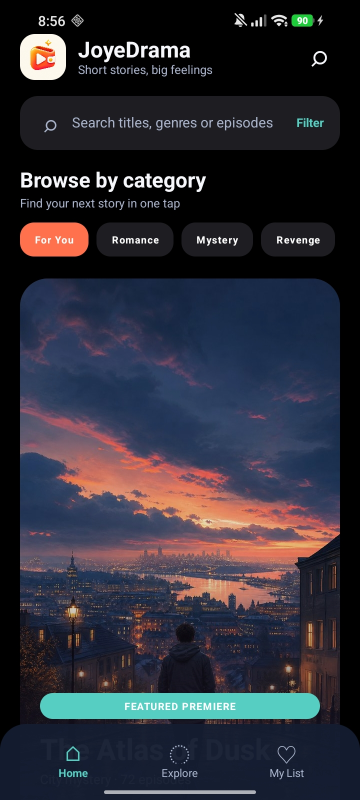
#> input picture marketing/google-play/assets/source_screenshots/Screenshot_2026-09-28-08-56-42-616_com.dramaflow.app.showcase.jpg, 720 x 1600 px, found by its file name (shown at 1/2 size)
$ python prepare_play_screenshots.py
#> lines starting #> are read from the running program, lines starting #| are printed output that depends on the picture
from pathlib import Path
from PIL import Image, ImageFilter

ROOT = Path('/home/ubuntu/JoyeDrama_repo/marketing/google-play')
SOURCE = ROOT / 'assets' / 'source_screenshots'
OUTPUT = ROOT / 'deliverables' / 'screenshots'
OUTPUT.mkdir(parents=True, exist_ok=True)

# Google Play-compatible 9:16 portrait canvas. The original app pixels are preserved
# in full; only a dark blurred side extension is added to bring the source 9:20 screens
# inside Play's 2:1 aspect-ratio limit.
TARGET = (1080, 1920)
ITEMS = [
    ('Screenshot_2026-09-28-08-56-42-616_com.dramaflow.app.showcase.jpg', '01_home_categories.jpg'),
    ('Screenshot_2026-09-28-08-58-03-609_com.dramaflow.app.showcase.jpg', '02_explore_library.jpg'),
    ('Screenshot_2026-09-28-08-58-17-243_com.dramaflow.app.showcase.jpg', '03_trending_stories.jpg'),
    ('Screenshot_2026-09-28-09-08-36-670_com.dramaflow.app.showcase.jpg', '04_story_details.jpg'),
    ('Screenshot_2026-09-28-09-09-06-919_com.dramaflow.app.showcase.jpg', '05_player.jpg'),
]

for source_name, output_name in ITEMS:
    with Image.open(SOURCE / source_name) as original:
#> original is the input picture: PIL image 720x1600 RGB; mean R, G, B 45.9, 45.5, 55.4
        original = original.convert('RGB')
        scaled = original.resize((864, 1920), Image.Resampling.LANCZOS)
        # Create a non-distracting edge fill from the same in-app visual palette.
        backdrop = original.resize(TARGET, Image.Resampling.LANCZOS).filter(ImageFilter.GaussianBlur(36))
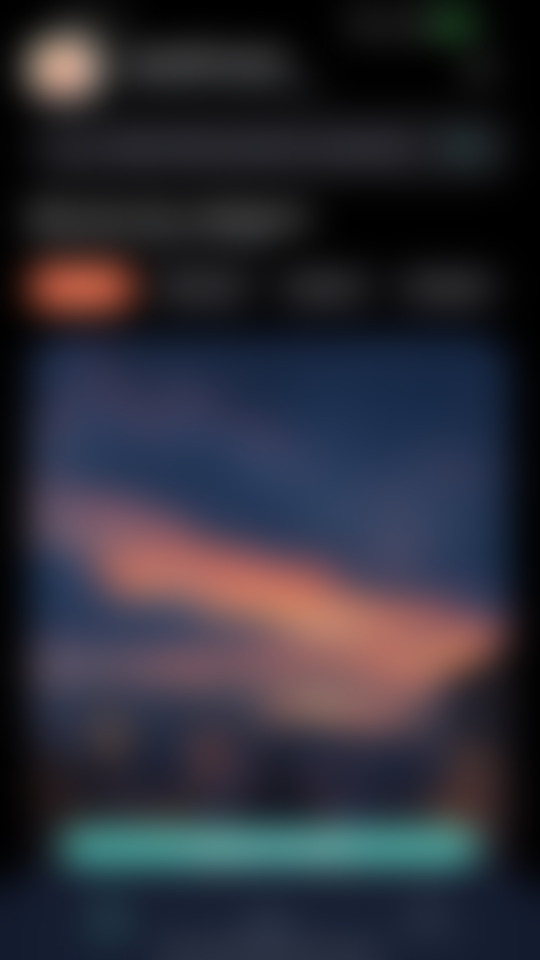
#> backdrop: PIL image 1080x1920 RGB (shown at 1/2 size); mean R, G, B 45.8, 45.4, 55.2
        backdrop = backdrop.point(lambda p: int(p * 0.22))
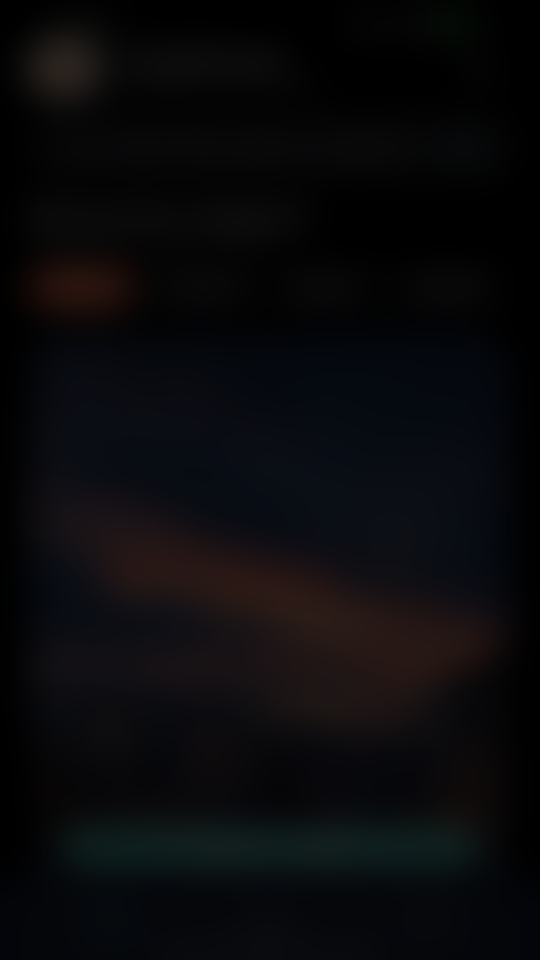
#> backdrop: PIL image 1080x1920 RGB (shown at 1/2 size); mean R, G, B 9.6, 9.5, 11.7
        backdrop.paste(scaled, ((TARGET[0] - scaled.width) // 2, 0))
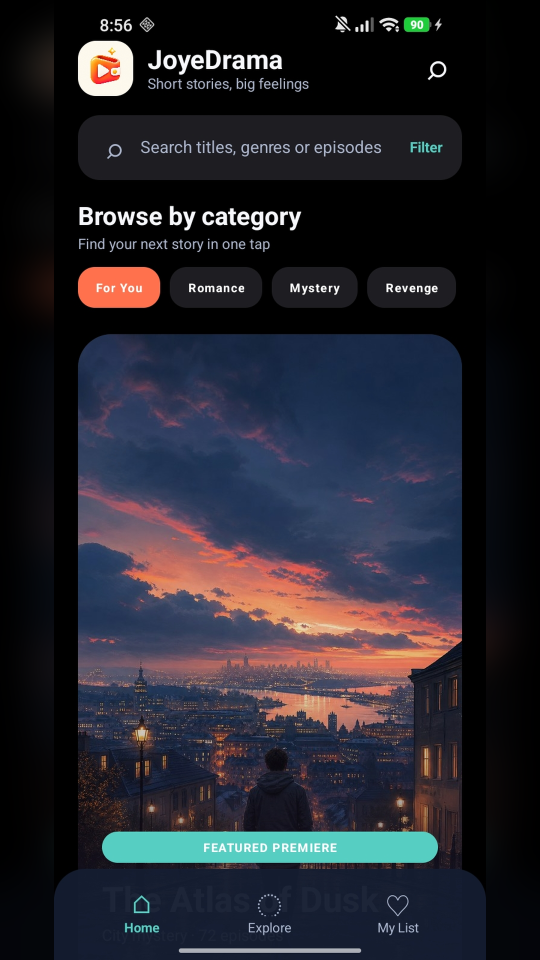
#> backdrop: PIL image 1080x1920 RGB (shown at 1/2 size); mean R, G, B 37.6, 37.3, 45.4
        backdrop.save(OUTPUT / output_name, 'JPEG', quality=96, optimize=True, progressive=True)
#> pass 2 of the loop `for source_name, output_name in ITEMS:`:
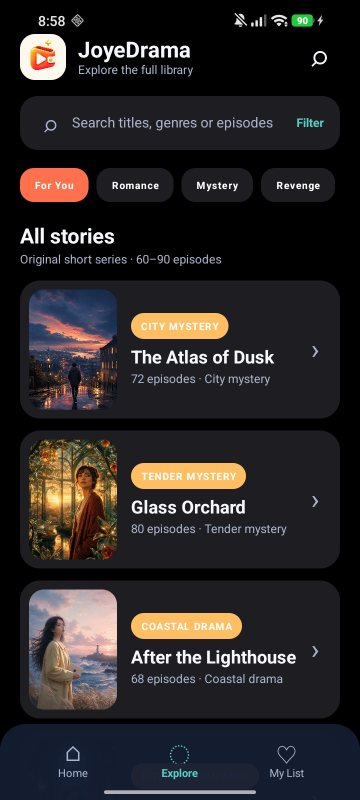
#> input picture marketing/google-play/assets/source_screenshots/Screenshot_2026-09-28-08-58-03-609_com.dramaflow.app.showcase.jpg, 720 x 1600 px, found by its file name (shown at 1/2 size)
#> original is the input picture: PIL image 720x1600 RGB; mean R, G, B 42.1, 38, 38.3
#> `backdrop = backdrop.point(lambda p: int(p * 0.22))`:
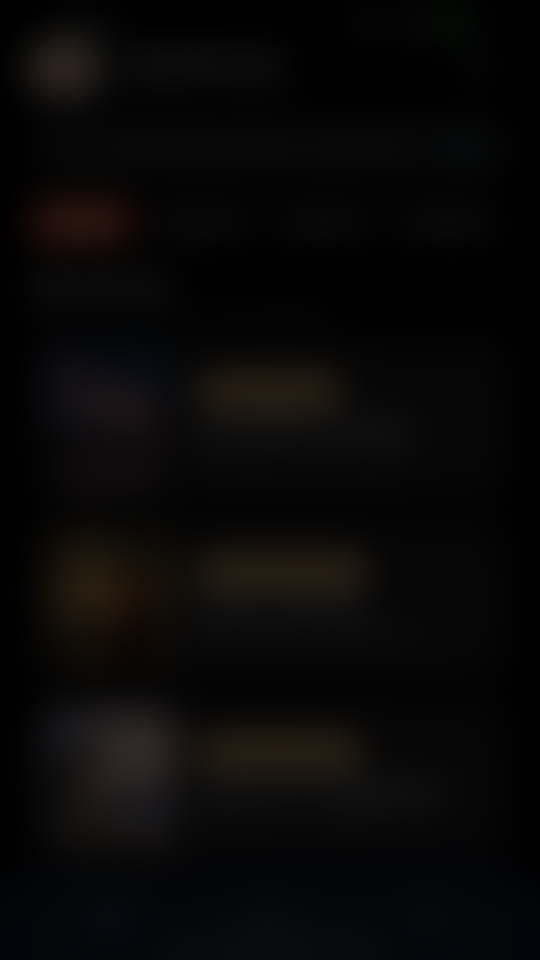
#> backdrop: PIL image 1080x1920 RGB (shown at 1/2 size); mean R, G, B 8.8, 7.9, 7.9
#> `backdrop.paste(scaled, ((TARGET[0] - scaled.width) // 2, 0))`:
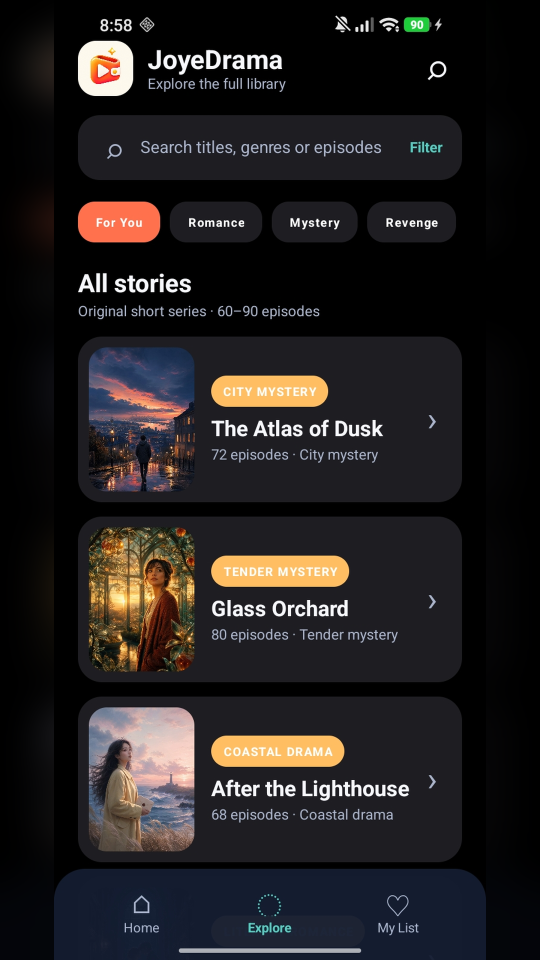
#> backdrop: PIL image 1080x1920 RGB (shown at 1/2 size); mean R, G, B 34.4, 31.1, 31.4
#> pass 3 of the loop `for source_name, output_name in ITEMS:`:
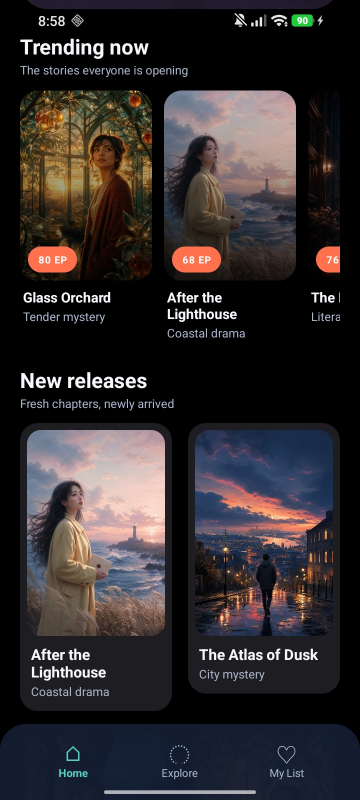
#> input picture marketing/google-play/assets/source_screenshots/Screenshot_2026-09-28-08-58-17-243_com.dramaflow.app.showcase.jpg, 720 x 1600 px, found by its file name (shown at 1/2 size)
#> original is the input picture: PIL image 720x1600 RGB; mean R, G, B 48.4, 43.1, 44.7
#> `backdrop = backdrop.point(lambda p: int(p * 0.22))`:
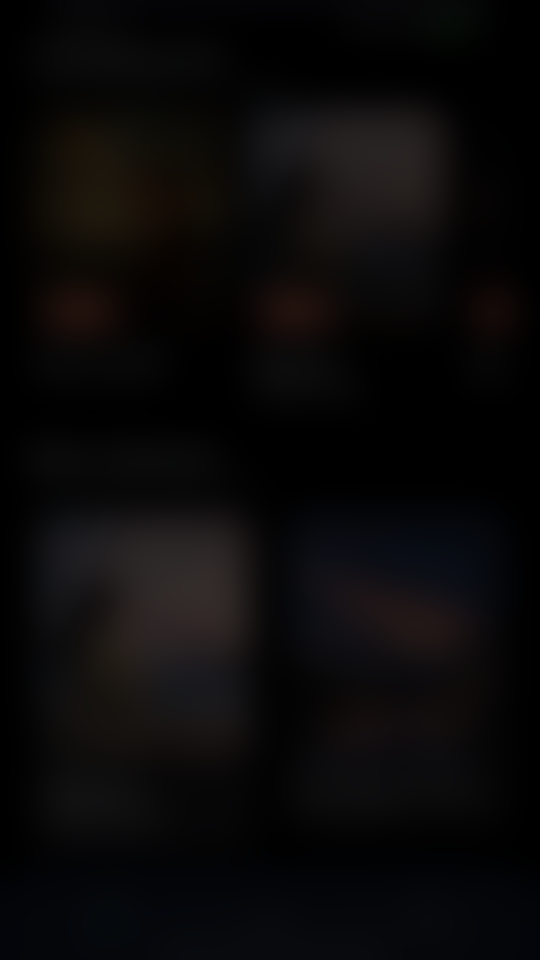
#> backdrop: PIL image 1080x1920 RGB (shown at 1/2 size); mean R, G, B 10.2, 9, 9.4
#> `backdrop.paste(scaled, ((TARGET[0] - scaled.width) // 2, 0))`:
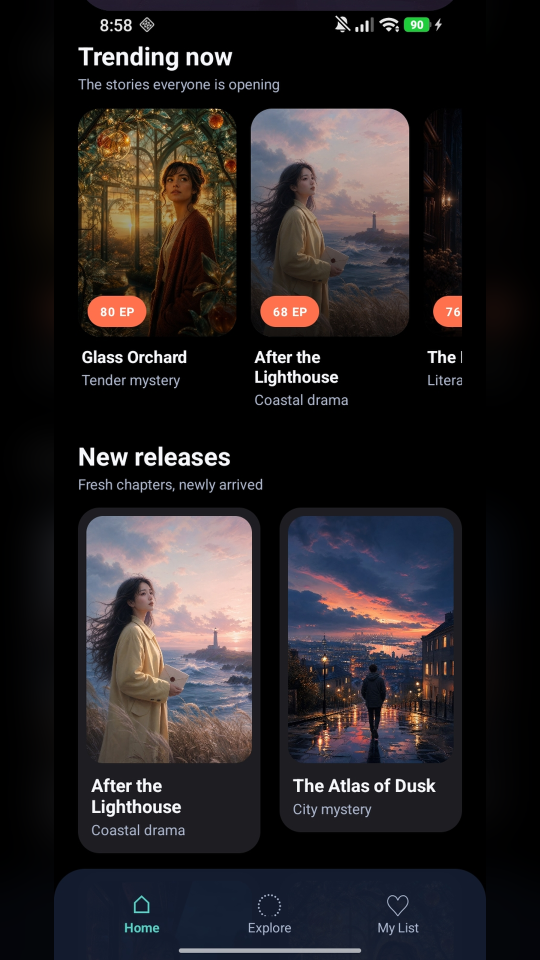
#> backdrop: PIL image 1080x1920 RGB (shown at 1/2 size); mean R, G, B 39.5, 35.2, 36.5
#> (the run stopped early here; a loop or call above may not have finished)
